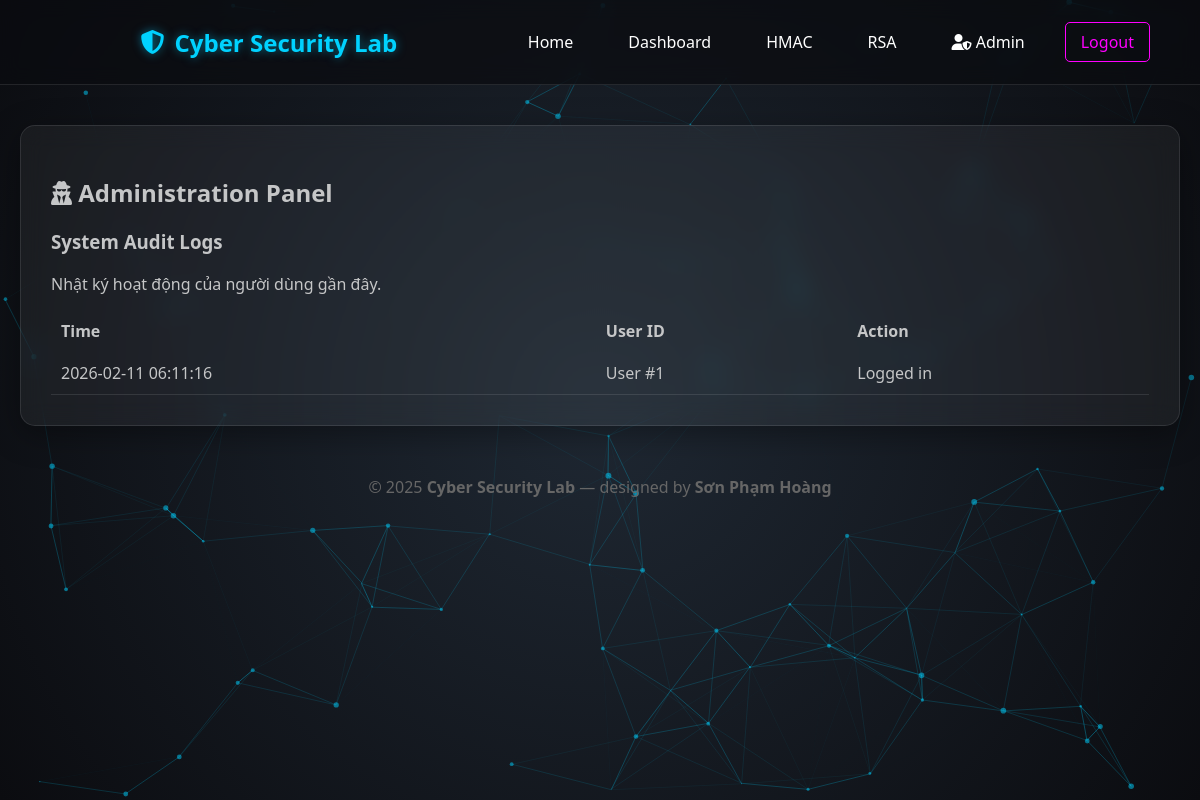
The page /admin (signed in) on the database its author committed.
### app.py (models this page shows)
class AuditLog(db.Model):
    id = db.Column(db.Integer, primary_key=True)
    user_id = db.Column(db.Integer, db.ForeignKey('user.id'))
    action = db.Column(db.String(200))
    timestamp = db.Column(db.DateTime, default=datetime.utcnow)

### app.py (the view)
@app.route('/admin')
@login_required
def admin():
    if current_user.role != 'admin': return redirect(url_for('dashboard'))
    logs = AuditLog.query.order_by(AuditLog.timestamp.desc()).limit(50).all()
    return render_template('admin.html', logs=logs)

### app.py (called while the page is built)
@login_manager.user_loader
def load_user(user_id):
    return User.query.get(int(user_id))

### templates/admin.html (shortened to what this page needs)
{% extends "base.html" %}
{% block content %}
<div class="tool-box">
    <h2 style="color: var(--accent-color); margin-bottom: 20px;">
        <i class="fa-solid fa-user-secret"></i> Administration Panel
    </h2>
    <h3>System Audit Logs</h3>
    <p style="color: var(--text-secondary); margin-bottom: 15px;">Nhật ký hoạt động của người dùng gần đây.</p>
    <table style="width: 100%; border-collapse: collapse; color: var(--text-primary);">
        <thead>
            <tr style="border-bottom: 1px solid var(--accent-color);">
                <th style="text-align: left; padding: 10px;">Time</th>
                <th style="text-align: left; padding: 10px;">User ID</th>
                <th style="text-align: left; padding: 10px;">Action</th>
            </tr>
        </thead>
        <tbody>
            {% for log in logs %}
            <tr style="border-bottom: 1px solid rgba(255,255,255,0.1);">
                <td style="padding: 10px;">{{ log.timestamp.strftime('%Y-%m-%d %H:%M:%S') }}</td>
                <td style="padding: 10px;">User #{{ log.user_id }}</td>
                <td style="padding: 10px; color: var(--accent-color);">{{ log.action }}</td>
            </tr>
            {% else %}
            <tr>
                <td colspan="3" style="padding: 20px; text-align: center;">Chưa có dữ liệu log.</td>
            </tr>
            {% endfor %}
        </tbody>
    </table>
</div>
{% endblock %}

### static/style.css (style rules this page uses)
:root { --primary-color: #00d2ff; --secondary-color: #ff00ff; --bg-color: #0b0c10; --glass-bg: rgba(255, 255, 255, 0.05); --glass-border: 1px solid rgba(255, 255, 255, 0.1); --text-color: #c5c6c7; }
body { margin: 0; padding: 0; font-family: 'Segoe UI', Tahoma, Geneva, Verdana, sans-serif; background-color: var(--bg-color); color: var(--text-color); overflow-x: hidden; }
.tool-box, .card, .login-container { background: var(--glass-bg); backdrop-filter: blur(12px); -webkit-backdrop-filter: blur(12px); border: var(--glass-border); border-radius: 15px; padding: 30px; box-shadow: 0 8px 32px 0 rgba(0, 0, 0, 0.37); transition: transform 0.3s ease, box-shadow 0.3s ease; }
.tool-box { margin-bottom: 30px; }

### rows shown on the page
AuditLog: timestamp "2026-02-11 06:11:16", user_id "1", action "Logged in"
